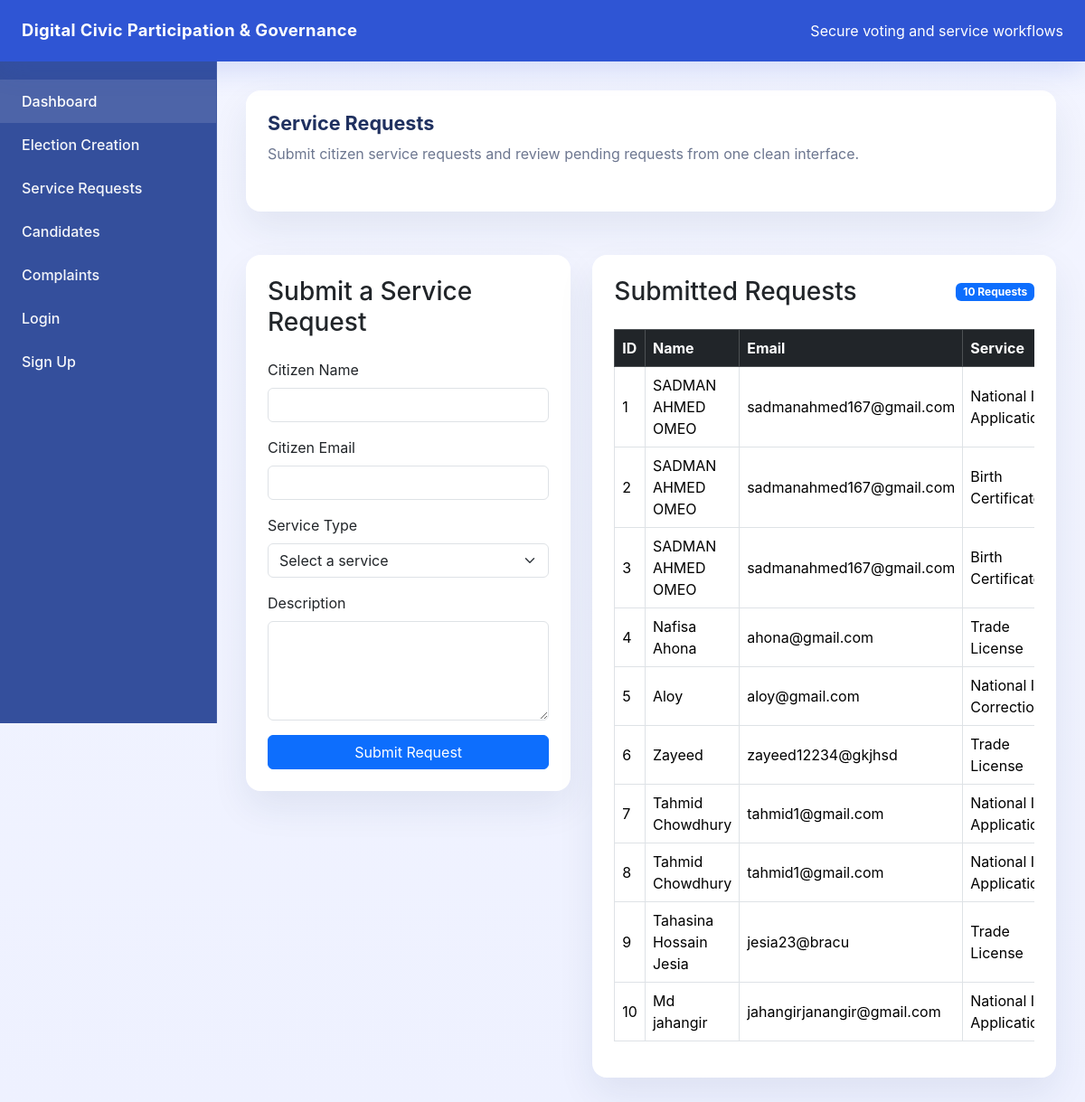
Screenshot of /service_requests/ with the database file from the repository.
### models/service_request.py (models this page shows)
class ServiceRequest(db.Model):
    __tablename__ = 'service_request'
    id = db.Column(db.Integer, primary_key=True)
    citizen_name = db.Column(db.String(100), nullable=False)
    citizen_email = db.Column(db.String(100), nullable=False)
    service_type = db.Column(db.String(100), nullable=False)
    description = db.Column(db.String(500), nullable=False)
    status = db.Column(db.String(20), nullable=False, default='Submitted')

### routes/service_request_routes.py (the view)
@s_bp.route("/")
def service_requests_page():
    requests = ServiceRequest.query.all()
    return render_template("service_request.html", requests=requests)

### templates/service_request.html (shortened to what this page needs)
{% extends "base.html" %}
{% block content %}
<div class="row g-4">
    <div class="col-12">
        <div class="card card-smooth p-4 mb-4">
            <div class="d-flex flex-column flex-md-row justify-content-between align-items-start gap-3">
                <div>
                    <h1 class="section-title mb-2">Service Requests</h1>
                    <p class="page-intro">Submit citizen service requests and review pending requests from one clean interface.</p>
                </div>
            </div>
        </div>
    </div>
    <div class="col-lg-5">
        <div class="card card-smooth">
            <div class="card-body p-4">
                <h3 class="mb-4">Submit a Service Request</h3>
                <form action="{{ url_for('s_bp.add_service_request') }}" method="POST">
                    <div class="mb-3">
                        <label class="form-label">Citizen Name</label>
                        <input type="text" class="form-control mb-3" name="citizen_name" required>
                        <label class="form-label">Citizen Email</label>
                        <input type="email" class="form-control" name="citizen_email" required>
                    </div>
                    <div class="mb-3">
                        <label class="form-label">Service Type</label>
                        <select class="form-select" name="service_type" required>
                            <option value="">Select a service</option>
                        </select>
                    </div>
                    <div class="mb-3">
                        <label class="form-label">Description</label>
                        <textarea class="form-control" name="description" rows="4" required></textarea>
                    </div>
                    <button type="submit" class="btn btn-primary w-100">Submit Request</button>
                </form>
            </div>
        </div>
    </div>
    <div class="col-lg-7">
        <div class="card card-smooth">
            <div class="card-body p-4">
                <div class="d-flex justify-content-between align-items-center mb-4">
                    <h3 class="mb-0">Submitted Requests</h3>
                    <span class="badge bg-primary">{{ requests|length }} Requests</span>
                </div>
                {% if requests %}
                    <div class="table-responsive">
                        <table class="table table-bordered table-hover align-middle">
                            <thead class="table-dark">
                                <tr>
                                    <th>ID</th>
                                    <th>Name</th>
                                    <th>Email</th>
                                    <th>Service</th>
                                </tr>
                            </thead>
                            <tbody>
                                {% for req in requests %}
                                    <tr>
                                        <td>{{ req.id }}</td>
                                        <td>{{ req.citizen_name }}</td>
                                        <td>{{ req.citizen_email }}</td>
                                        <td>{{ req.service_type }}</td>
                                    </tr>
                                {% endfor %}
                            </tbody>
                        </table>
                    </div>
                {% else %}
                    <div class="alert alert-secondary text-center mb-0">No service requests submitted yet.</div>
                {% endif %}
            </div>
        </div>
    </div>
</div>
{% endblock %}

### templates/base.html (shortened to what this page needs)
<!DOCTYPE html>
<html lang="en">
<head>
    <link href="https://cdn.jsdelivr.net/npm/bootstrap@5.3.3/dist/css/bootstrap.min.css" rel="stylesheet">
</head>
<body>
    <div class="topbar">
        <span class="brand">Digital Civic Participation & Governance</span>
        <div class="d-none d-lg-flex gap-3 align-items-center text-white-75">
            <span>Secure voting and service workflows</span>
        </div>
    </div>
    <div class="sidebar">
        <a class="active" href="{{ url_for('home') }}">Dashboard</a>
        <a href="{{ url_for('e_bp.election_creation_page') }}">Election Creation</a>
        <a href="{{ url_for('s_bp.service_requests_page') }}">Service Requests</a>
        <a href="{{ url_for('c_bp.candidates_page') }}">Candidates</a>
        <a href="{{ url_for('complaint_bp.complaints_page') }}">Complaints</a>
        <a href="{{ url_for('auth.login') }}">Login</a>
        <a href="{{ url_for('auth.signup') }}">Sign Up</a>
    </div>
    <main class="content">
        {% block content %}{% endblock %}
    </main>
</body>
</html>

### templates/base.html (style rules this page uses)
:root { --brand: #2f55d4; --brand-soft: #edf0ff; --surface: #ffffff; --surface-soft: #f4f6ff; --text: #1f305f; --muted: #6d7790; }
body { margin: 0; min-height: 100vh; background: linear-gradient(180deg, #f3f5ff 0%, #eef1ff 100%); font-family: Inter, system-ui, -apple-system, BlinkMacSystemFont, "Segoe UI", sans-serif; color: var(--text); }
.topbar { position: fixed; top: 0; left: 0; right: 0; height: 68px; background: var(--brand); color: #fff; display: flex; align-items: center; justify-content: space-between; padding: 0 24px; z-index: 1000; box-shadow: 0 10px 30px rgba(47, 85, 212, 0.16); }
.topbar .brand { font-size: 1.15rem; font-weight: 700; letter-spacing: 0.02em; }
.sidebar { position: fixed; top: 68px; left: 0; width: 240px; height: calc(100vh - 68px); background: #344f9c; padding: 20px 0; overflow-y: auto; border-right: 1px solid rgba(255, 255, 255, 0.08); }
.sidebar a { display: block; padding: 12px 24px; color: rgba(255, 255, 255, 0.95); text-decoration: none; font-weight: 500; transition: background 0.2s ease, color 0.2s ease; }
.sidebar a:hover, .sidebar a.active { background: rgba(255, 255, 255, 0.12); color: #fff; }
.content { margin-left: 240px; margin-top: 68px; padding: 32px; min-height: calc(100vh - 68px); }
.card-smooth { border: 0; border-radius: 1rem; background: var(--surface); box-shadow: 0 18px 40px rgba(23, 45, 92, 0.08); }
.section-title { font-size: 1.35rem; font-weight: 700; margin-bottom: 1.25rem; color: var(--text); }
.page-intro { color: var(--muted); margin-bottom: 1.75rem; }

### rows the page displays
ServiceRequest: id "1", citizen_name "SADMAN AHMED OMEO", citizen_email "sadmanahmed167@gmail.com", service_type "National…"
ServiceRequest: id "2", citizen_name "SADMAN AHMED OMEO", citizen_email "sadmanahmed167@gmail.com", service_type "Birth…"
ServiceRequest: id "3", citizen_name "SADMAN AHMED OMEO", citizen_email "sadmanahmed167@gmail.com", service_type "Birth…"
ServiceRequest: id "4", citizen_name "Nafisa Ahona", citizen_email "ahona@gmail.com", service_type "Trade License"
ServiceRequest: id "5", citizen_name "Aloy", citizen_email "aloy@gmail.com", service_type "National…"
ServiceRequest: id "6", citizen_name "Zayeed", citizen_email "zayeed12234@gkjhsd", service_type "Trade License"
ServiceRequest: id "7", citizen_name "Tahmid Chowdhury", citizen_email "tahmid1@gmail.com", service_type "National…"
ServiceRequest: id "8", citizen_name "Tahmid Chowdhury", citizen_email "tahmid1@gmail.com", service_type "National…"
ServiceRequest: id "9", citizen_name "Tahasina Hossain Jesia", citizen_email "jesia23@bracu", service_type "Trade License"
ServiceRequest: id "10", citizen_name "Md jahangir", citizen_email "jahangirjanangir@gmail.com", service_type "National…"

### other values shown
{{ requests|length }} "10"
